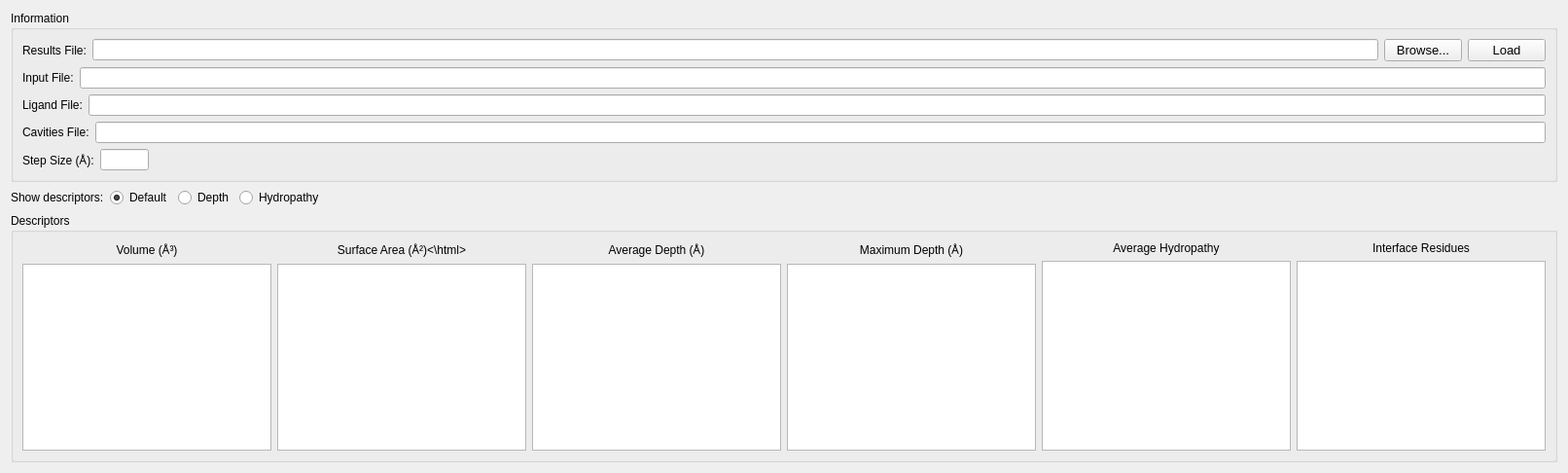
      <widget class="QWidget" name="results">
       <attribute name="title">
        <string>Results</string>
       </attribute>
       <layout class="QGridLayout" name="gridLayout_5">
        <item row="1" column="0">
         <layout class="QHBoxLayout" name="show_descriptors">
          <item>
           <widget class="QLabel" name="show_descriptors_label">
            <property name="sizePolicy">
             <sizepolicy hsizetype="Fixed" vsizetype="Preferred">
              <horstretch>0</horstretch>
              <verstretch>0</verstretch>
             </sizepolicy>
            </property>
            <property name="text">
             <string>Show descriptors:</string>
            </property>
           </widget>
          </item>
          <item>
           <widget class="QRadioButton" name="default_view">
            <property name="sizePolicy">
             <sizepolicy hsizetype="Fixed" vsizetype="Fixed">
              <horstretch>0</horstretch>
              <verstretch>0</verstretch>
             </sizepolicy>
            </property>
            <property name="text">
             <string>Default</string>
            </property>
            <property name="checked">
             <bool>true</bool>
            </property>
            <property name="autoExclusive">
             <bool>true</bool>
            </property>
           </widget>
          </item>
          <item>
           <widget class="QRadioButton" name="depth_view">
            <property name="sizePolicy">
             <sizepolicy hsizetype="Fixed" vsizetype="Fixed">
              <horstretch>0</horstretch>
              <verstretch>0</verstretch>
             </sizepolicy>
            </property>
            <property name="acceptDrops">
             <bool>false</bool>
            </property>
            <property name="text">
             <string>Depth</string>
            </property>
           </widget>
          </item>
          <item>
           <widget class="QRadioButton" name="hydropathy_view">
            <property name="sizePolicy">
             <sizepolicy hsizetype="Fixed" vsizetype="Fixed">
              <horstretch>0</horstretch>
              <verstretch>0</verstretch>
             </sizepolicy>
            </property>
            <property name="text">
             <string>Hydropathy</string>
            </property>
           </widget>
          </item>
          <item>
           <spacer name="horizontalSpacer_3">
            <property name="orientation">
             <enum>Qt::Horizontal</enum>
            </property>
            <property name="sizeHint" stdset="0">
             <size>
              <width>40</width>
              <height>20</height>
             </size>
            </property>
           </spacer>
          </item>
         </layout>
        </item>
        <item row="0" column="0">
         <widget class="QGroupBox" name="results_information">
          <property name="title">
           <string>Information</string>
          </property>
          <layout class="QVBoxLayout" name="verticalLayout_7">
           <item>
            <layout class="QHBoxLayout" name="hframe26">
             <item>
              <widget class="QLabel" name="results_file_label">
               <property name="sizePolicy">
                <sizepolicy hsizetype="Minimum" vsizetype="Preferred">
                 <horstretch>0</horstretch>
                 <verstretch>0</verstretch>
                </sizepolicy>
               </property>
               <property name="text">
                <string>Results File:</string>
               </property>
              </widget>
             </item>
             <item>
              <widget class="QLineEdit" name="results_file_entry">
               <property name="readOnly">
                <bool>true</bool>
               </property>
              </widget>
             </item>
             <item>
              <widget class="QPushButton" name="button_browse_results">
               <property name="font">
                <font>
                 <pointsize>10</pointsize>
                 <weight>50</weight>
                 <italic>false</italic>
                 <bold>false</bold>
                 <kerning>true</kerning>
                </font>
               </property>
               <property name="text">
                <string notr="true">Browse...</string>
               </property>
              </widget>
             </item>
             <item>
              <widget class="QPushButton" name="button_load_results">
               <property name="font">
                <font>
                 <pointsize>10</pointsize>
                 <weight>50</weight>
                 <italic>false</italic>
                 <bold>false</bold>
                 <kerning>true</kerning>
                </font>
               </property>
               <property name="text">
                <string notr="true">Load</string>
               </property>
              </widget>
             </item>
            </layout>
           </item>
           <item>
            <layout class="QHBoxLayout" name="hframe27">
             <item>
              <widget class="QLabel" name="input_file_label">
               <property name="text">
                <string>Input File:</string>
               </property>
              </widget>
             </item>
             <item>
              <widget class="QLineEdit" name="input_file_entry">
               <property name="readOnly">
                <bool>true</bool>
               </property>
              </widget>
             </item>
            </layout>
           </item>
           <item>
            <layout class="QHBoxLayout" name="hframe28">
             <item>
              <widget class="QLabel" name="ligand_file_label">
               <property name="text">
                <string>Ligand File:</string>
               </property>
              </widget>
             </item>
             <item>
              <widget class="QLineEdit" name="ligand_file_entry">
               <property name="readOnly">
                <bool>true</bool>
               </property>
              </widget>
             </item>
            </layout>
           </item>
           <item>
            <layout class="QHBoxLayout" name="hframe29">
             <item>
              <widget class="QLabel" name="cavities_file_label">
               <property name="text">
                <string>Cavities File:</string>
               </property>
              </widget>
             </item>
             <item>
              <widget class="QLineEdit" name="cavities_file_entry">
               <property name="readOnly">
                <bool>true</bool>
               </property>
              </widget>
             </item>
            </layout>
           </item>
           <item>
            <layout class="QHBoxLayout" name="hframe30">
             <item>
              <widget class="QLabel" name="step_size_label_2">
               <property name="text">
                <string>Step Size (Å):</string>
               </property>
              </widget>
             </item>
             <item>
              <widget class="QLineEdit" name="step_size_entry">
               <property name="sizePolicy">
                <sizepolicy hsizetype="Minimum" vsizetype="Fixed">
                 <horstretch>0</horstretch>
                 <verstretch>0</verstretch>
                </sizepolicy>
               </property>
               <property name="maximumSize">
                <size>
                 <width>50</width>
                 <height>16777215</height>
                </size>
               </property>
               <property name="text">
                <string/>
               </property>
               <property name="maxLength">
                <number>10</number>
               </property>
               <property name="alignment">
                <set>Qt::AlignCenter</set>
               </property>
               <property name="readOnly">
                <bool>true</bool>
               </property>
              </widget>
             </item>
             <item>
              <spacer name="horizontalSpacer_2">
               <property name="orientation">
                <enum>Qt::Horizontal</enum>
               </property>
               <property name="sizeHint" stdset="0">
                <size>
                 <width>40</width>
                 <height>20</height>
                </size>
               </property>
              </spacer>
             </item>
            </layout>
           </item>
          </layout>
         </widget>
        </item>
        <item row="2" column="0">
         <widget class="QGroupBox" name="descriptors">
          <property name="sizePolicy">
           <sizepolicy hsizetype="Preferred" vsizetype="Preferred">
            <horstretch>0</horstretch>
            <verstretch>0</verstretch>
           </sizepolicy>
          </property>
          <property name="title">
           <string>Descriptors</string>
          </property>
          <layout class="QHBoxLayout" name="horizontalLayout">
           <item>
            <layout class="QVBoxLayout" name="vframe1">
             <item>
              <widget class="QLabel" name="volume_label">
               <property name="sizePolicy">
                <sizepolicy hsizetype="Preferred" vsizetype="Preferred">
                 <horstretch>0</horstretch>
                 <verstretch>0</verstretch>
                </sizepolicy>
               </property>
               <property name="text">
                <string>Volume (Å³)</string>
               </property>
               <property name="alignment">
                <set>Qt::AlignCenter</set>
               </property>
              </widget>
             </item>
             <item>
              <widget class="QListWidget" name="volume_list">
               <property name="sizePolicy">
                <sizepolicy hsizetype="Preferred" vsizetype="Expanding">
                 <horstretch>0</horstretch>
                 <verstretch>0</verstretch>
                </sizepolicy>
               </property>
               <property name="minimumSize">
                <size>
                 <width>153</width>
                 <height>0</height>
                </size>
               </property>
               <property name="selectionMode">
                <enum>QAbstractItemView::MultiSelection</enum>
               </property>
              </widget>
             </item>
            </layout>
           </item>
           <item>
            <layout class="QVBoxLayout" name="vframe2">
             <item>
              <widget class="QLabel" name="area_label">
               <property name="sizePolicy">
                <sizepolicy hsizetype="Preferred" vsizetype="Preferred">
                 <horstretch>0</horstretch>
                 <verstretch>0</verstretch>
                </sizepolicy>
               </property>
               <property name="text">
                <string>&lt;html&gt;Surface Area (Å&amp;#178;)&lt;\html&gt;</string>
               </property>
               <property name="alignment">
                <set>Qt::AlignCenter</set>
               </property>
              </widget>
             </item>
             <item>
              <widget class="QListWidget" name="area_list">
               <property name="sizePolicy">
                <sizepolicy hsizetype="Preferred" vsizetype="Expanding">
                 <horstretch>0</horstretch>
                 <verstretch>0</verstretch>
                </sizepolicy>
               </property>
               <property name="minimumSize">
                <size>
                 <width>153</width>
                 <height>0</height>
                </size>
               </property>
               <property name="selectionMode">
                <enum>QAbstractItemView::MultiSelection</enum>
               </property>
              </widget>
             </item>
            </layout>
           </item>
           <item>
            <layout class="QVBoxLayout" name="vframe4">
             <item>
              <widget class="QLabel" name="avg_depth_label">
               <property name="text">
                <string>Average Depth (Å)</string>
               </property>
               <property name="alignment">
                <set>Qt::AlignCenter</set>
               </property>
              </widget>
             </item>
             <item>
              <widget class="QListWidget" name="avg_depth_list">
               <property name="sizePolicy">
                <sizepolicy hsizetype="Preferred" vsizetype="Expanding">
                 <horstretch>0</horstretch>
                 <verstretch>0</verstretch>
                </sizepolicy>
               </property>
               <property name="minimumSize">
                <size>
                 <width>153</width>
                 <height>0</height>
                </size>
               </property>
               <property name="selectionMode">
                <enum>QAbstractItemView::MultiSelection</enum>
               </property>
              </widget>
             </item>
            </layout>
           </item>
           <item>
            <layout class="QVBoxLayout" name="vframe5">
             <item>
              <widget class="QLabel" name="max_depth_label">
               <property name="text">
                <string>Maximum Depth (Å)</string>
               </property>
               <property name="alignment">
                <set>Qt::AlignCenter</set>
               </property>
              </widget>
             </item>
             <item>
              <widget class="QListWidget" name="max_depth_list">
               <property name="sizePolicy">
                <sizepolicy hsizetype="Preferred" vsizetype="Expanding">
                 <horstretch>0</horstretch>
                 <verstretch>0</verstretch>
                </sizepolicy>
               </property>
               <property name="minimumSize">
                <size>
                 <width>153</width>
                 <height>0</height>
                </size>
               </property>
               <property name="selectionMode">
                <enum>QAbstractItemView::MultiSelection</enum>
               </property>
              </widget>
             </item>
            </layout>
           </item>
           <item>
            <layout class="QVBoxLayout" name="verticalLayout_6">
             <item>
              <widget class="QLabel" name="avg_hydropathy_label">
               <property name="text">
                <string>Average Hydropathy</string>
               </property>
               <property name="alignment">
                <set>Qt::AlignCenter</set>
               </property>
              </widget>
             </item>
             <item>
              <widget class="QListWidget" name="avg_hydropathy_list">
               <property name="sizePolicy">
                <sizepolicy hsizetype="Preferred" vsizetype="Expanding">
                 <horstretch>0</horstretch>
                 <verstretch>0</verstretch>
                </sizepolicy>
               </property>
               <property name="minimumSize">
                <size>
                 <width>153</width>
                 <height>0</height>
                </size>
               </property>
               <property name="selectionMode">
                <enum>QAbstractItemView::MultiSelection</enum>
               </property>
              </widget>
             </item>
            </layout>
           </item>
           <item>
            <layout class="QVBoxLayout" name="vframe3">
             <item>
              <widget class="QLabel" name="residues_label">
               <property name="sizePolicy">
                <sizepolicy hsizetype="Preferred" vsizetype="Preferred">
                 <horstretch>0</horstretch>
                 <verstretch>0</verstretch>
                </sizepolicy>
               </property>
               <property name="text">
                <string>Interface Residues</string>
               </property>
               <property name="alignment">
                <set>Qt::AlignCenter</set>
               </property>
              </widget>
             </item>
             <item>
              <widget class="QListWidget" name="residues_list">
               <property name="sizePolicy">
                <sizepolicy hsizetype="Preferred" vsizetype="Expanding">
                 <horstretch>0</horstretch>
                 <verstretch>0</verstretch>
                </sizepolicy>
               </property>
               <property name="minimumSize">
                <size>
                 <width>153</width>
                 <height>0</height>
                </size>
               </property>
               <property name="selectionMode">
                <enum>QAbstractItemView::MultiSelection</enum>
               </property>
              </widget>
             </item>
            </layout>
           </item>
          </layout>
         </widget>
        </item>
       </layout>
      </widget>
